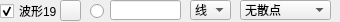
               <widget class="QWidget" name="widget_19" native="true">
                <property name="minimumSize">
                 <size>
                  <width>0</width>
                  <height>22</height>
                 </size>
                </property>
                <property name="maximumSize">
                 <size>
                  <width>16777215</width>
                  <height>22</height>
                 </size>
                </property>
                <widget class="QLineEdit" name="txtValueCurve19">
                 <property name="geometry">
                  <rect>
                   <x>110</x>
                   <y>0</y>
                   <width>71</width>
                   <height>20</height>
                  </rect>
                 </property>
                 <property name="text">
                  <string/>
                 </property>
                </widget>
                <widget class="QRadioButton" name="rdoBoldCurve19">
                 <property name="geometry">
                  <rect>
                   <x>90</x>
                   <y>3</y>
                   <width>16</width>
                   <height>16</height>
                  </rect>
                 </property>
                 <property name="text">
                  <string/>
                 </property>
                 <property name="checked">
                  <bool>false</bool>
                 </property>
                </widget>
                <widget class="QCheckBox" name="chkVisibleCurve19">
                 <property name="geometry">
                  <rect>
                   <x>0</x>
                   <y>3</y>
                   <width>60</width>
                   <height>16</height>
                  </rect>
                 </property>
                 <property name="text">
                  <string>波形19</string>
                 </property>
                 <property name="checked">
                  <bool>true</bool>
                 </property>
                </widget>
                <widget class="QPushButton" name="btnColourCurve19">
                 <property name="geometry">
                  <rect>
                   <x>60</x>
                   <y>0</y>
                   <width>21</width>
                   <height>21</height>
                  </rect>
                 </property>
                 <property name="text">
                  <string/>
                 </property>
                </widget>
                <widget class="QComboBox" name="cmbLineStyle19">
                 <property name="geometry">
                  <rect>
                   <x>190</x>
                   <y>0</y>
                   <width>41</width>
                   <height>20</height>
                  </rect>
                 </property>
                 <property name="currentIndex">
                  <number>1</number>
                 </property>
                 <item>
                  <property name="text">
                   <string>点</string>
                  </property>
                 </item>
                 <item>
                  <property name="text">
                   <string>线</string>
                  </property>
                 </item>
                 <item>
                  <property name="text">
                   <string>左</string>
                  </property>
                 </item>
                 <item>
                  <property name="text">
                   <string>右</string>
                  </property>
                 </item>
                 <item>
                  <property name="text">
                   <string>中</string>
                  </property>
                 </item>
                 <item>
                  <property name="text">
                   <string>积</string>
                  </property>
                 </item>
                </widget>
                <widget class="QComboBox" name="cmbScatterStyle19">
                 <property name="geometry">
                  <rect>
                   <x>240</x>
                   <y>0</y>
                   <width>91</width>
                   <height>20</height>
                  </rect>
                 </property>
                 <property name="focusPolicy">
                  <enum>Qt::WheelFocus</enum>
                 </property>
                 <property name="maxVisibleItems">
                  <number>20</number>
                 </property>
                 <item>
                  <property name="text">
                   <string>无散点</string>
                  </property>
                  <property name="icon">
                   <iconset resource="res.qrc">
                    <normaloff>:/pic/ssNone.png</normaloff>:/pic/ssNone.png</iconset>
                  </property>
                 </item>
                 <item>
                  <property name="text">
                   <string>x形</string>
                  </property>
                  <property name="icon">
                   <iconset resource="res.qrc">
                    <normaloff>:/pic/ssCross.png</normaloff>:/pic/ssCross.png</iconset>
                  </property>
                 </item>
                 <item>
                  <property name="text">
                   <string>+形</string>
                  </property>
                  <property name="icon">
                   <iconset resource="res.qrc">
                    <normaloff>:/pic/ssPlus.png</normaloff>:/pic/ssPlus.png</iconset>
                  </property>
                 </item>
                 <item>
                  <property name="text">
                   <string>空心圆</string>
                  </property>
                  <property name="icon">
                   <iconset resource="res.qrc">
                    <normaloff>:/pic/ssCircle.png</normaloff>:/pic/ssCircle.png</iconset>
                  </property>
                 </item>
                 <item>
                  <property name="text">
                   <string>实心圆</string>
                  </property>
                  <property name="icon">
                   <iconset resource="res.qrc">
                    <normaloff>:/pic/ssDisc.png</normaloff>:/pic/ssDisc.png</iconset>
                  </property>
                 </item>
                 <item>
                  <property name="text">
                   <string>矩形</string>
                  </property>
                  <property name="icon">
                   <iconset resource="res.qrc">
                    <normaloff>:/pic/ssSquare.png</normaloff>:/pic/ssSquare.png</iconset>
                  </property>
                 </item>
                 <item>
                  <property name="text">
                   <string>菱形</string>
                  </property>
                  <property name="icon">
                   <iconset resource="res.qrc">
                    <normaloff>:/pic/ssDiamond.png</normaloff>:/pic/ssDiamond.png</iconset>
                  </property>
                 </item>
                 <item>
                  <property name="text">
                   <string>星形</string>
                  </property>
                  <property name="icon">
                   <iconset resource="res.qrc">
                    <normaloff>:/pic/ssStar.png</normaloff>:/pic/ssStar.png</iconset>
                  </property>
                 </item>
                 <item>
                  <property name="text">
                   <string>正三角</string>
                  </property>
                  <property name="icon">
                   <iconset resource="res.qrc">
                    <normaloff>:/pic/ssTriangle.png</normaloff>:/pic/ssTriangle.png</iconset>
                  </property>
                 </item>
                 <item>
                  <property name="text">
                   <string>倒三角</string>
                  </property>
                  <property name="icon">
                   <iconset resource="res.qrc">
                    <normaloff>:/pic/ssTriangleInverted.png</normaloff>:/pic/ssTriangleInverted.png</iconset>
                  </property>
                 </item>
                 <item>
                  <property name="text">
                   <string>x框</string>
                  </property>
                  <property name="icon">
                   <iconset resource="res.qrc">
                    <normaloff>:/pic/ssCrossSquare.png</normaloff>:/pic/ssCrossSquare.png</iconset>
                  </property>
                 </item>
                 <item>
                  <property name="text">
                   <string>+框</string>
                  </property>
                  <property name="icon">
                   <iconset resource="res.qrc">
                    <normaloff>:/pic/ssPlusSquare.png</normaloff>:/pic/ssPlusSquare.png</iconset>
                  </property>
                 </item>
                 <item>
                  <property name="text">
                   <string>x圆</string>
                  </property>
                  <property name="icon">
                   <iconset resource="res.qrc">
                    <normaloff>:/pic/ssCrossCircle.png</normaloff>:/pic/ssCrossCircle.png</iconset>
                  </property>
                 </item>
                 <item>
                  <property name="text">
                   <string>+圆</string>
                  </property>
                  <property name="icon">
                   <iconset resource="res.qrc">
                    <normaloff>:/pic/ssPlusCircle.png</normaloff>:/pic/ssPlusCircle.png</iconset>
                  </property>
                 </item>
                 <item>
                  <property name="text">
                   <string>和平</string>
                  </property>
                  <property name="icon">
                   <iconset resource="res.qrc">
                    <normaloff>:/pic/ssPeace.png</normaloff>:/pic/ssPeace.png</iconset>
                  </property>
                 </item>
                </widget>
               </widget>
